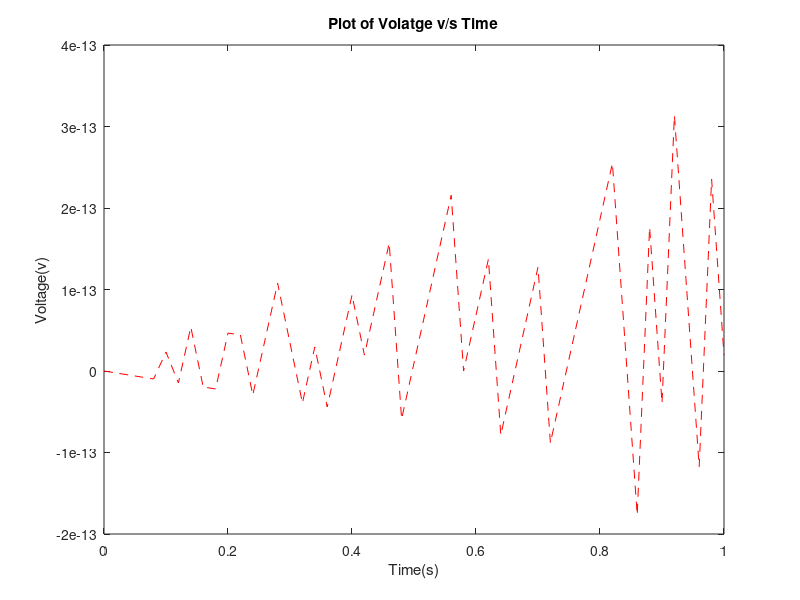

Write MATLAB code to recreate this figure.
clc
clear all
close all
f=50;
t=0:0.02:1
v=10*sin(2*pi*f*t)
figure(1)
plot(t,v,'r--')
xlabel('Time(s)')
ylabel('Voltage(v)')
title('Plot of Volatge v/s Time')